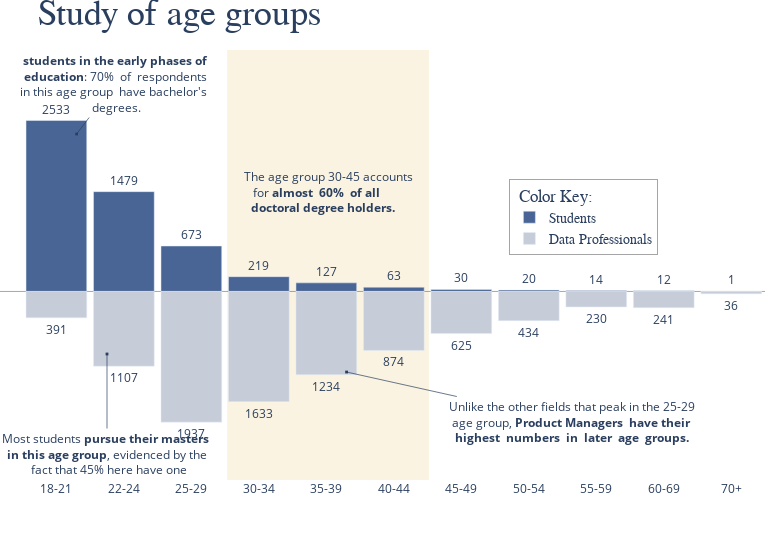

This figure's notebook cell:
### Markdown cell above
## <div class="subsection_title">2.5 Ages of data professionals</div>

Lets see if the age data will produce any interesting findings. 

<div class="sidenote">
    Source: Kaggle 2020 DS and ML Survey - <span style="font-style: italic;">Q1. What is your age (# years)?</span>
</div>

### Code cell
# Creating df for students
students = df[df["Q5"]=="Student"]

student_ages = students["Q1"].value_counts()
dataprof_ages = dataprofs["Q1"].value_counts()

trace1 = go.Bar(
    x = student_ages.keys(),
    y = student_ages.values,
    name = "Students",
    marker_color = primary_blue,
    text = student_ages[student_ages.keys()],
    textposition = "outside",
#     width = 0.6
)

trace2 = go.Bar(
    x = student_ages.keys(),
    y = - dataprof_ages[student_ages.keys()],
    name = "Data Professionals",
    marker_color = primary_grey,
    text = dataprof_ages[student_ages.keys()],
    textposition = "outside",
)


layout = dict(
    title = "<span style='font-size:36px; font-family:Times New Roman'>Study of age groups</span>",
    plot_bgcolor='#fff',
    margin = dict(t=50, l=0, r=0),
    legend=dict(title="  Color Key:", yanchor='top',xanchor='right', x=0.86, y=0.7, font=dict(family="Tahoma", size= 14),traceorder='normal', bordercolor="#4d4d4d", borderwidth=0.5),
    xaxis = dict(domain=[0,1]),
    yaxis = dict(showticklabels = False, zeroline=True, zerolinecolor="#4d4d4d", zerolinewidth=0.5, showgrid=False),
    barmode="overlay",
    bargap = 0.1,
    width = 765
)

data = [trace1, trace2]
fig = go.Figure(data = data, layout = layout)

fig['layout'].update(layout)

# Adding anotations

fig.add_annotation(dict(
        x=0.3,
        y=student_ages.values[0] - 200,
        text="<b>students in the early phases of<br>education</b>: 70%  of  respondents<br>in this age group  have bachelor's <br> degrees.",
        ax="38",
        ay="-50",
        showarrow = True,
        arrowhead = 7,
        arrowwidth = 0.7
    
))
fig.add_annotation(dict(
        x=0.75,
        y=-dataprof_ages[student_ages.keys()][1] + 180,
        text="Most students <b>pursue their masters <br> in this age group</b>, evidenced by the <br> fact that 45% here have one",
        ax="0",
        ay="100",
        showarrow = True,
        arrowhead = 7,
        arrowwidth = 0.7
))
fig.add_annotation(dict(
        x=4.3,
        y=-dataprof_ages[student_ages.keys()][4]+ 40,
        text="Unlike the other fields that peak in the 25-29<br>age group, <b>Product Managers  have their <br>highest  numbers  in  later  age  groups.</b>",
        ax="225",
        ay="50",
        showarrow = True,
        arrowhead = 7,
        arrowwidth = 0.7
))

# Rectangle to highlight range
fig.add_vrect(x0=2.53, x1=5.52,
              fillcolor="#e9cf87",
              layer="below", 
              opacity=0.25, 
              line_width=0
)

fig.add_annotation(dict(
        x=4.03,
        y=student_ages[student_ages.keys()][1],
        text="The age group 30-45 accounts<br>for <b>almost  60%  of all        <br>doctoral degree holders.    </b>",
        showarrow = False
))

iplot(fig)

### Figure 1 — Plotly figure (JSON) as saved in the notebook; plotly's stock layout.template omitted (floating-point values rounded to 4 significant figures)
{"data": [{"marker": {"color": "#496595"}, "name": "Students", "text": [2533, 1479, 673, 219, 127, 63, 30, 20, 14, 12, 1], "textposition": "outside", "type": "bar", "x": ["18-21", "22-24", "25-29", "30-34", "35-39", "40-44", "45-49", "50-54", "55-59", "60-69", "70+"], "y": [2533, 1479, 673, 219, 127, 63, 30, 20, 14, 12, 1]}, {"marker": {"color": "#c6ccd8"}, "name": "Data Professionals", "text": [391, 1107, 1937, 1633, 1234, 874, 625, 434, 230, 241, 36], "textposition": "outside", "type": "bar", "x": ["18-21", "22-24", "25-29", "30-34", "35-39", "40-44", "45-49", "50-54", "55-59", "60-69", "70+"], "y": [-391, -1107, -1937, -1633, -1234, -874, -625, -434, -230, -241, -36]}], "layout": {"annotations": [{"arrowhead": 7, "arrowwidth": 0.7, "ax": "38", "ay": "-50", "showarrow": true, "text": "<b>students in the early phases of<br>education</b>: 70%  of  respondents<br>in this age group  have bachelor's <br> degrees.", "x": 0.3, "y": 2333}, {"arrowhead": 7, "arrowwidth": 0.7, "ax": "0", "ay": "100", "showarrow": true, "text": "Most students <b>pursue their masters <br> in this age group</b>, evidenced by the <br> fact that 45% here have one", "x": 0.75, "y": -927}, {"arrowhead": 7, "arrowwidth": 0.7, "ax": "225", "ay": "50", "showarrow": true, "text": "Unlike the other fields that peak in the 25-29<br>age group, <b>Product Managers  have their <br>highest  numbers  in  later  age  groups.</b>", "x": 4.3, "y": -1194}, {"showarrow": false, "text": "The age group 30-45 accounts<br>for <b>almost  60%  of all        <br>doctoral degree holders.    </b>", "x": 4.03, "y": 1479}], "bargap": 0.1, "barmode": "overlay", "legend": {"bordercolor": "#4d4d4d", "borderwidth": 0.5, "font": {"family": "Tahoma", "size": 14}, "title": {"text": "  Color Key:"}, "traceorder": "normal", "x": 0.86, "xanchor": "right", "y": 0.7, "yanchor": "top"}, "margin": {"l": 0, "r": 0, "t": 50}, "plot_bgcolor": "#fff", "shapes": [{"fillcolor": "#e9cf87", "layer": "below", "line": {"width": 0}, "opacity": 0.25, "type": "rect", "x0": 2.53, "x1": 5.52, "xref": "x", "y0": 0, "y1": 1, "yref": "y domain"}], "title": {"text": "<span style='font-size:36px; font-family:Times New Roman'>Study of age groups</span>"}, "width": 765, "xaxis": {"domain": [0, 1]}, "yaxis": {"showgrid": false, "showticklabels": false, "zeroline": true, "zerolinecolor": "#4d4d4d", "zerolinewidth": 0.5}}}
